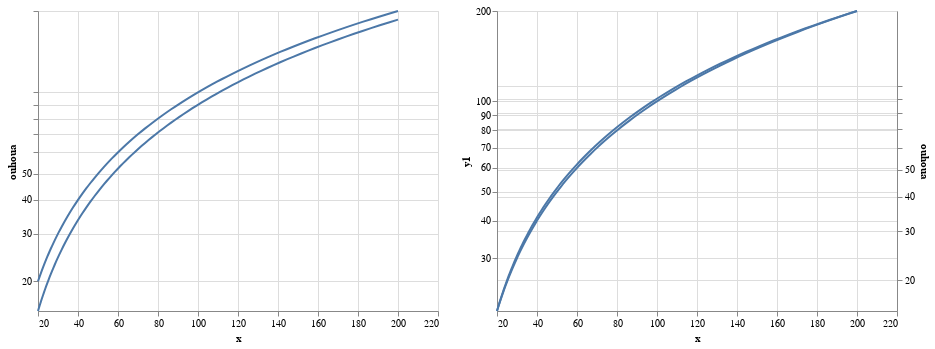

Notebook source saved alongside this figure:
### Code cell
l = alt.layer(g1, g2)
l  | l.resolve_scale(y='independent')

### Figure 1 — Vega-Lite specification as saved in the notebook (floating-point values rounded to 4 significant figures)
{"config": {"view": {"continuousWidth": 400, "continuousHeight": 300}}, "hconcat": [{"layer": [{"mark": "line", "encoding": {"x": {"type": "quantitative", "field": "x"}, "y": {"type": "quantitative", "field": "y1", "scale": {"base": 10, "nice": false, "type": "log"}}}}, {"mark": "line", "encoding": {"x": {"type": "quantitative", "field": "x"}, "y": {"type": "quantitative", "axis": {"grid": true, "labelExpr": "datum.value > 50 ? null : datum.label", "tickCount": 5, "title": "ouhoua", "titleAnchor": "middle"}, "field": "y2", "scale": {"base": 10, "nice": false, "type": "log"}}}}]}, {"layer": [{"mark": "line", "encoding": {"x": {"type": "quantitative", "field": "x"}, "y": {"type": "quantitative", "field": "y1", "scale": {"base": 10, "nice": false, "type": "log"}}}}, {"mark": "line", "encoding": {"x": {"type": "quantitative", "field": "x"}, "y": {"type": "quantitative", "axis": {"grid": true, "labelExpr": "datum.value > 50 ? null : datum.label", "tickCount": 5, "title": "ouhoua", "titleAnchor": "middle"}, "field": "y2", "scale": {"base": 10, "nice": false, "type": "log"}}}}], "resolve": {"scale": {"y": "independent"}}}], "data": {"name": "data-2f2af2a01a27094c7930fb0ad2a61aa3"}, "$schema": "https://vega.github.io/schema/vega-lite/v4.8.1.json", "datasets": {"data-2f2af2a01a27094c7930fb0ad2a61aa3": [{"x": 20.0, "y1": 20.0, "y2": 15.53}, {"x": 20.47, "y1": 20.47, "y2": 15.95}, {"x": 20.95, "y1": 20.95, "y2": 16.37}, {"x": 21.45, "y1": 21.45, "y2": 16.81}, {"x": 21.95, "y1": 21.95, "y2": 17.26}, {"x": 22.47, "y1": 22.47, "y2": 17.73}, {"x": 23.0, "y1": 23.0, "y2": 18.2}, {"x": 23.54, "y1": 23.54, "y2": 18.68}, {"x": 24.09, "y1": 24.09, "y2": 19.18}, {"x": 24.66, "y1": 24.66, "y2": 19.69}, {"x": 25.24, "y1": 25.24, "y2": 20.21}, {"x": 25.83, "y1": 25.83, "y2": 20.75}, {"x": 26.44, "y1": 26.44, "y2": 21.3}, {"x": 27.06, "y1": 27.06, "y2": 21.86}, {"x": 27.7, "y1": 27.7, "y2": 22.43}, {"x": 28.35, "y1": 28.35, "y2": 23.03}, {"x": 29.02, "y1": 29.02, "y2": 23.63}, {"x": 29.7, "y1": 29.7, "y2": 24.25}, {"x": 30.4, "y1": 30.4, "y2": 24.88}, {"x": 31.11, "y1": 31.11, "y2": 25.54}, {"x": 31.85, "y1": 31.85, "y2": 26.2}, {"x": 32.6, "y1": 32.6, "y2": 26.89}, {"x": 33.36, "y1": 33.36, "y2": 27.59}, {"x": 34.15, "y1": 34.15, "y2": 28.3}, {"x": 34.95, "y1": 34.95, "y2": 29.04}, {"x": 35.77, "y1": 35.77, "y2": 29.79}, {"x": 36.61, "y1": 36.61, "y2": 30.56}, {"x": 37.48, "y1": 37.48, "y2": 31.35}, {"x": 38.36, "y1": 38.36, "y2": 32.16}, {"x": 39.26, "y1": 39.26, "y2": 32.99}, {"x": 40.18, "y1": 40.18, "y2": 33.85}, {"x": 41.13, "y1": 41.13, "y2": 34.72}, {"x": 42.1, "y1": 42.1, "y2": 35.61}, {"x": 43.09, "y1": 43.09, "y2": 36.52}, {"x": 44.1, "y1": 44.1, "y2": 37.46}, {"x": 45.14, "y1": 45.14, "y2": 38.42}, {"x": 46.2, "y1": 46.2, "y2": 39.41}, {"x": 47.29, "y1": 47.29, "y2": 40.41}, {"x": 48.4, "y1": 48.4, "y2": 41.45}, {"x": 49.54, "y1": 49.54, "y2": 42.5}, {"x": 50.71, "y1": 50.71, "y2": 43.59}, {"x": 51.9, "y1": 51.9, "y2": 44.7}, {"x": 53.12, "y1": 53.12, "y2": 45.83}, {"x": 54.37, "y1": 54.37, "y2": 47.0}, {"x": 55.65, "y1": 55.65, "y2": 48.19}, {"x": 56.96, "y1": 56.96, "y2": 49.41}, {"x": 58.3, "y1": 58.3, "y2": 50.67}, {"x": 59.67, "y1": 59.67, "y2": 51.95}, {"x": 61.08, "y1": 61.08, "y2": 53.26}, {"x": 62.51, "y1": 62.51, "y2": 54.61}, {"x": 63.99, "y1": 63.99, "y2": 55.99}, {"x": 65.49, "y1": 65.49, "y2": 57.4}, {"x": 67.03, "y1": 67.03, "y2": 58.84}, {"x": 68.61, "y1": 68.61, "y2": 60.33}, {"x": 70.22, "y1": 70.22, "y2": 61.84}, {"x": 71.88, "y1": 71.88, "y2": 63.4}, {"x": 73.57, "y1": 73.57, "y2": 64.99}, {"x": 75.3, "y1": 75.3, "y2": 66.62}, {"x": 77.07, "y1": 77.07, "y2": 68.29}, {"x": 78.88, "y1": 78.88, "y2": 70.0}, {"x": 80.74, "y1": 80.74, "y2": 71.75}, {"x": 82.64, "y1": 82.64, "y2": 73.55}, {"x": 84.58, "y1": 84.58, "y2": 75.39}, {"x": 86.58, "y1": 86.58, "y2": 77.27}, {"x": 88.61, "y1": 88.61, "y2": 79.2}, {"x": 90.7, "y1": 90.7, "y2": 81.17}, {"x": 92.83, "y1": 92.83, "y2": 83.2}, {"x": 95.02, "y1": 95.02, "y2": 85.27}, {"x": 97.25, "y1": 97.25, "y2": 87.39}, {"x": 99.54, "y1": 99.54, "y2": 89.56}, {"x": 101.9, "y1": 101.9, "y2": 91.79}, {"x": 104.3, "y1": 104.3, "y2": 94.07}, {"x": 106.7, "y1": 106.7, "y2": 96.4}, {"x": 109.2, "y1": 109.2, "y2": 98.79}, {"x": 111.8, "y1": 111.8, "y2": 101.2}, {"x": 114.4, "y1": 114.4, "y2": 103.7}, {"x": 117.1, "y1": 117.1, "y2": 106.3}, {"x": 119.9, "y1": 119.9, "y2": 108.9}, {"x": 122.7, "y1": 122.7, "y2": 111.6}, {"x": 125.6, "y1": 125.6, "y2": 114.4}, {"x": 128.6, "y1": 128.6, "y2": 117.2}, {"x": 131.6, "y1": 131.6, "y2": 120.1}, {"x": 134.7, "y1": 134.7, "y2": 123.1}, {"x": 137.9, "y1": 137.9, "y2": 126.1}, {"x": 141.1, "y1": 141.1, "y2": 129.2}, {"x": 144.4, "y1": 144.4, "y2": 132.4}, {"x": 147.8, "y1": 147.8, "y2": 135.7}, {"x": 151.3, "y1": 151.3, "y2": 139.0}, {"x": 154.9, "y1": 154.9, "y2": 142.4}, {"x": 158.5, "y1": 158.5, "y2": 145.9}, {"x": 162.2, "y1": 162.2, "y2": 149.5}, {"x": 166.0, "y1": 166.0, "y2": 153.2}, {"x": 170.0, "y1": 170.0, "y2": 156.9}, {"x": 173.9, "y1": 173.9, "y2": 160.8}, {"x": 178.0, "y1": 178.0, "y2": 164.7}, {"x": 182.2, "y1": 182.2, "y2": 168.7}, {"x": 186.5, "y1": 186.5, "y2": 172.9}, {"x": 190.9, "y1": 190.9, "y2": 177.1}, {"x": 195.4, "y1": 195.4, "y2": 181.4}, {"x": 200.0, "y1": 200.0, "y2": 185.9}]}}
